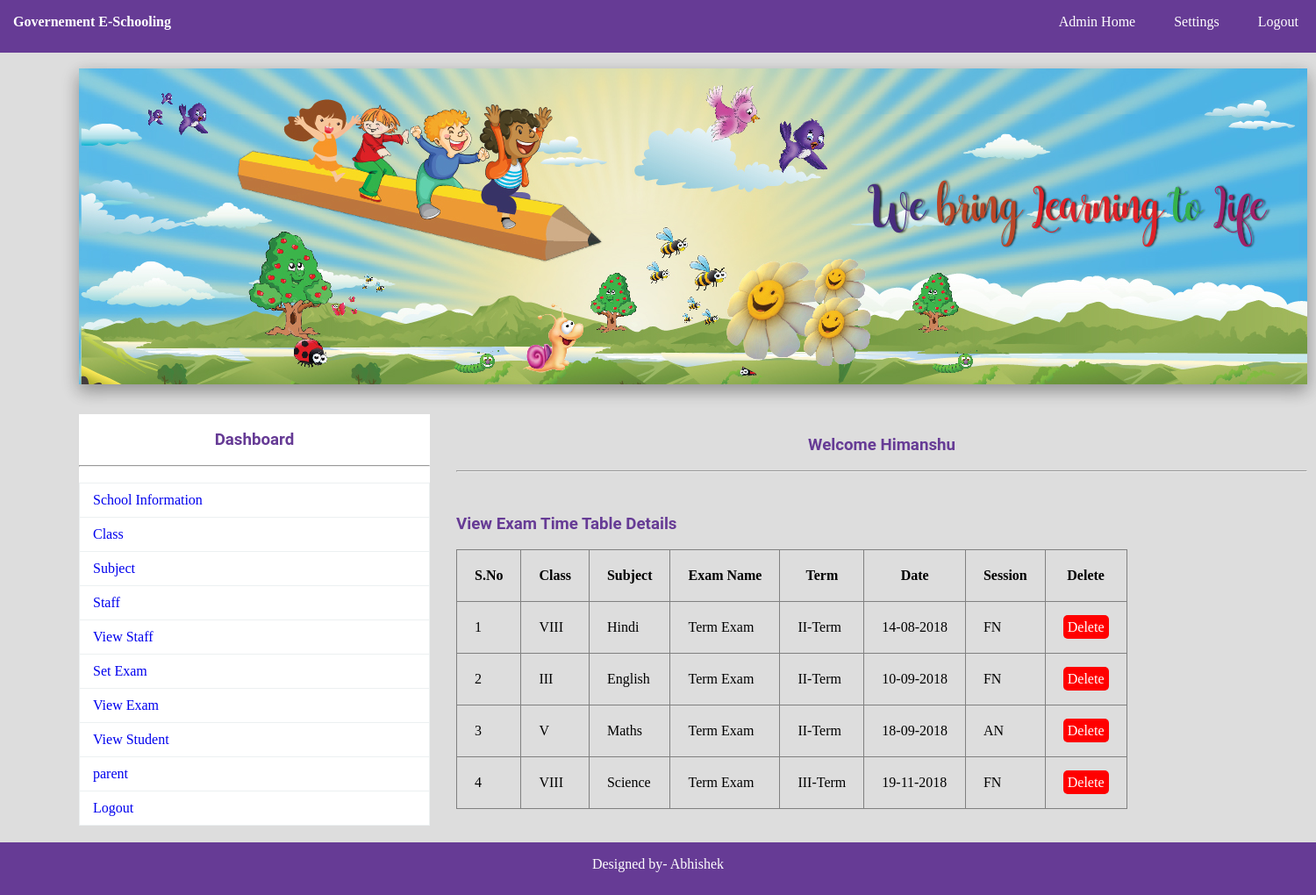
/view_exam.php (signed in), run on the app's committed database.
### tables this page shows
CREATE TABLE IF NOT EXISTS `exam` (
  `EID` int(11) NOT NULL AUTO_INCREMENT,
  `ENAME` varchar(150) NOT NULL,
  `ETYPE` varchar(150) NOT NULL,
  `EDATE` varchar(150) NOT NULL,
  `SESSION` varchar(150) NOT NULL,
  `CLASS` varchar(150) NOT NULL,
  `SUB` varchar(150) NOT NULL,
  PRIMARY KEY (`EID`)
);

### view_exam.php (the view, shortened to what this page needs)
<?php
	include"database.php";
?>
<!DOCTYPE html>
<html>
	<head>
		<link rel="stylesheet" type="text/css" href="css/style.css">
	</head>
	<body>
			<?php include"navbar.php";?><br>
			<img src="img/1.jpg" style="margin-left:90px;" class="sha">
			<div id="section">
					<?php include"sidebar.php";?><br><br><br>
					<h3 class="text">Welcome <?php echo $_SESSION["ANAME"]; ?></h3><br><hr><br>
				<div class="content">
						<h3 >View Exam Time Table Details</h3><br>
						<table border="1px">
							<tr>
								<th>S.No</th>
								<th>Class </th>
								<th>Subject</th>
								<th>Exam Name</th>
								<th>Term</th>
								<th>Date</th>
								<th>Session</th>
								<th>Delete</th>
							</tr>
							<?php
								$s="select * from exam";
								$res=$db->query($s);
								if($res->num_rows>0)
								{
									$i=0;
									while($r=$res->fetch_assoc())
									{
										$i++;
										echo "
											<tr>
												<td>{$i}</td>
												<td>{$r["CLASS"]}</td>
												<td>{$r["SUB"]}</td>
												<td>{$r["ENAME"]}</td>
												<td>{$r["ETYPE"]}</td>
												<td>{$r["EDATE"]}</td>
												<td>{$r["SESSION"]}</td>
												<td><a href='exam_delete.php?id={$r["EID"]}' class='btnr'>Delete</a></td>
											</tr>
										";
									}
								}
								else
								{
									echo "No Record Found";
								}
							?>
						</table>
				</div>
			</div>
				<?php include"footer.php";?>
	</body>
</html>

### navbar.php
<div class="navbar">
			<ul class="list">
				<b style="color:white;float:left;line-height:50px;margin-left:15px;font-family:Cooper Black;">
				Governement E-Schooling </b>
			<?php
				if(isset($_SESSION["AID"]))
				{
					echo'
						<li><a href="admin_home.php">Admin Home</a></li>
				<li><a href="change_pass.php">Settings</a></li>
				<li><a href="logout.php">Logout</a></li>
					';
				}
				elseif(isset($_SESSION["TID"]))
				{
					echo'
						<li><a href="teacher_home.php">Teacher Home</a></li>
				<li><a href="teacher_change_pass.php">Settings</a></li>
				<li><a href="logout.php">Logout</a></li>
					';
				}
				else{
					echo'
					<li><a href="index.php">Admin</a></li>
				<li><a href="teacher_login.php">Teacher</a></li>
				<li><a href="contact.php">Contact Us</a></li>';
				}
			?>
			</ul>
		</div>

### sidebar.php (shortened to what this page needs)
<div class="sidebar"><br>
<h3 class="text">Dashboard</h3><br><hr><br>
<ul class="s">
<?php
	if(isset($_SESSION["AID"]))
	{
		echo'
			<li class="li"><a href="admin_home.php">School Information</a></li>
			<li class="li"><a href="add_class.php"> Class</a></li>
			<li class="li"><a href="add_sub.php"> Subject</a></li>
			<li class="li"><a href="add_staff.php"> Staff</a></li>
			<li class="li"><a href="view_staff.php">View Staff</a></li>
			<li class="li"><a href="set_exam.php">Set Exam</a></li>
			<li class="li"><a href="view_exam.php">View Exam</a></li>
			<li class="li"><a href="student.php"target="_blank"> View Student</a></li>
			<li class="li"><a href="parent.php">parent</a></li>
			<li class="li"><a href="logout.php">Logout</a></li>
		';
	}
?>
</ul>
</div>

### footer.php (shortened to what this page needs)
<div class="footer" style="margin-top:20px;">
			<footer><p>Designed by-  Abhishek </p></footer>
</div>

### css/style.css (style rules this page uses)
* { padding:0px; margin:0px; }
html { background:#dddddd; }
a { text-decoration:none; }
.navbar { background:#663b95; height:60px; width:100%; }
.list { list-style:none; text-align:right; }
.list li { display:inline; }
.list li a { text-decoration:none; color:white; line-height:50px; padding:20px; }
h1,h2,h3,h4,h5,h6,label { font-family:roboto; color:#663b95; }
.btnr { border-radius:5px; padding:5px; background:#ff0000; color:white; }
.sha { -webkit-box-shadow: 0 8px 17px 0 rgba(0, 0, 0, 0.2), 0 6px 20px 0 rgba(0, 0, 0, 0.19); -moz-box-shadow: 0 8px 17px 0 rgba(0, 0, 0, 0.2), 0 6px 20px 0 rgba(0, 0, 0, 0.19); box-shadow: 0 8px 17px 0 rgba(0, 0, 0, 0.2), 0 6px 20px 0 rgba(0, 0, 0, 0.19); }
footer { text-align:center; color:white; line-height:50px; }
.s { list-style:none; }
.li { position: relative; display: block; padding: 10px 15px; margin-bottom: -1px; background-color: #ffffff; border: 1px solid #ecf0f1; }
.text { text-align:center; }
.footer { background:#663b95; height:60px; width:100%; float:left; }
#section { height:auto; width:1400px; margin-left:90px; font-family:cambria; }
.sidebar { width:400px; height:auto; margin-top:30px; margin-right:30px; float:left; background:white; }
.content { margin-top:30px; height:auto; width:950px; float:left; }
tr,td,th { padding:20px; }
table { border-collapse:collapse; }

### data on the page
exam: CLASS "VIII", SUB "Hindi", ENAME "Term Exam", ETYPE "II-Term", EDATE "14-08-2018", SESSION "FN"
exam: CLASS "III", SUB "English", ENAME "Term Exam", ETYPE "II-Term", EDATE "10-09-2018", SESSION "FN"
exam: CLASS "V", SUB "Maths", ENAME "Term Exam", ETYPE "II-Term", EDATE "18-09-2018", SESSION "AN"
exam: CLASS "VIII", SUB "Science", ENAME "Term Exam", ETYPE "III-Term", EDATE "19-11-2018", SESSION "FN"

### other printed values
$_SESSION["ANAME"] "Himanshu"
